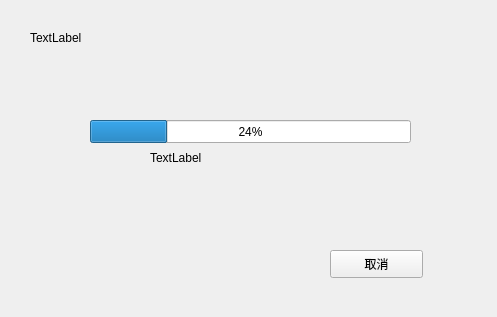
<?xml version="1.0" encoding="UTF-8"?>
<ui version="4.0">
 <class>progressBar_window</class>
 <widget class="QWidget" name="progressBar_window">
  <property name="geometry">
   <rect>
    <x>0</x>
    <y>0</y>
    <width>497</width>
    <height>317</height>
   </rect>
  </property>
  <property name="windowTitle">
   <string>Form</string>
  </property>
  <widget class="QProgressBar" name="progressBar">
   <property name="geometry">
    <rect>
     <x>90</x>
     <y>120</y>
     <width>321</width>
     <height>23</height>
    </rect>
   </property>
   <property name="value">
    <number>24</number>
   </property>
  </widget>
  <widget class="QLabel" name="label_text">
   <property name="geometry">
    <rect>
     <x>150</x>
     <y>150</y>
     <width>241</width>
     <height>16</height>
    </rect>
   </property>
   <property name="text">
    <string>TextLabel</string>
   </property>
  </widget>
  <widget class="QPushButton" name="button_close">
   <property name="geometry">
    <rect>
     <x>330</x>
     <y>250</y>
     <width>93</width>
     <height>28</height>
    </rect>
   </property>
   <property name="text">
    <string>取消</string>
   </property>
  </widget>
  <widget class="QLabel" name="label_title">
   <property name="geometry">
    <rect>
     <x>30</x>
     <y>30</y>
     <width>72</width>
     <height>15</height>
    </rect>
   </property>
   <property name="text">
    <string>TextLabel</string>
   </property>
  </widget>
 </widget>
 <resources/>
 <connections/>
</ui>
